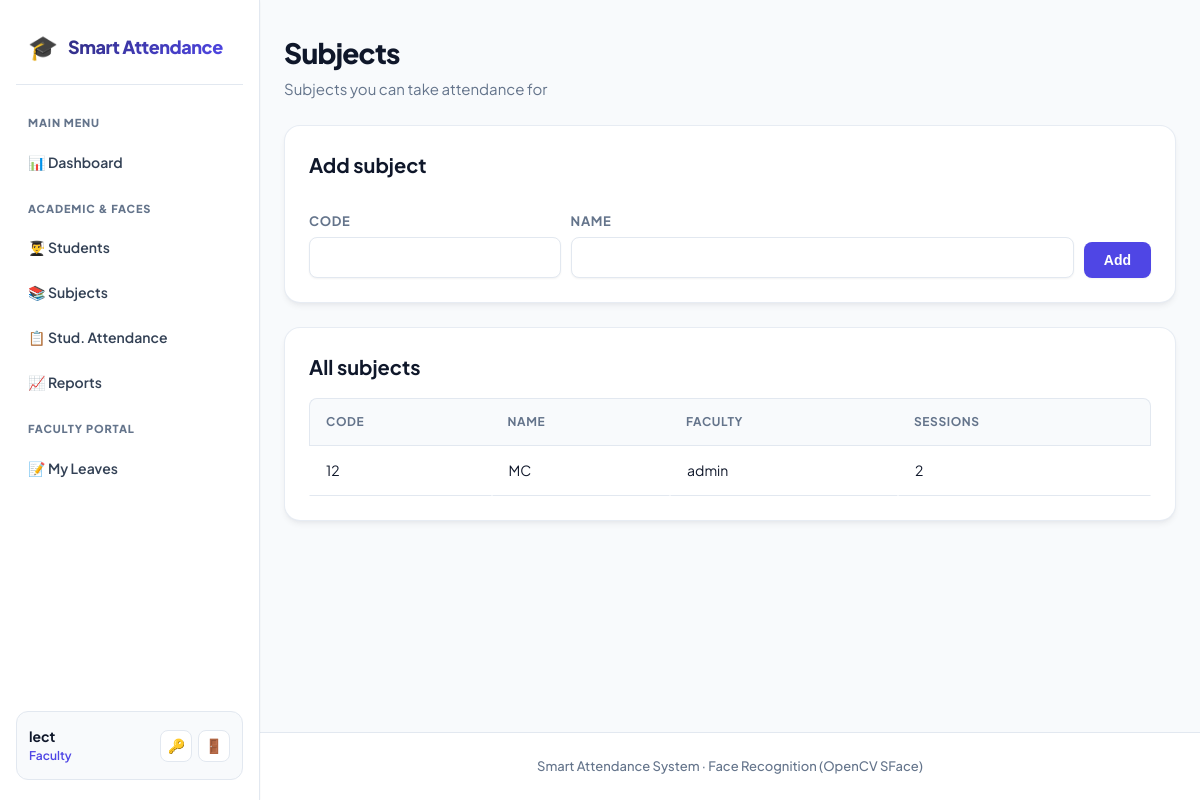
/attendance/subjects (signed in), run on an earlier commit of the app's database.
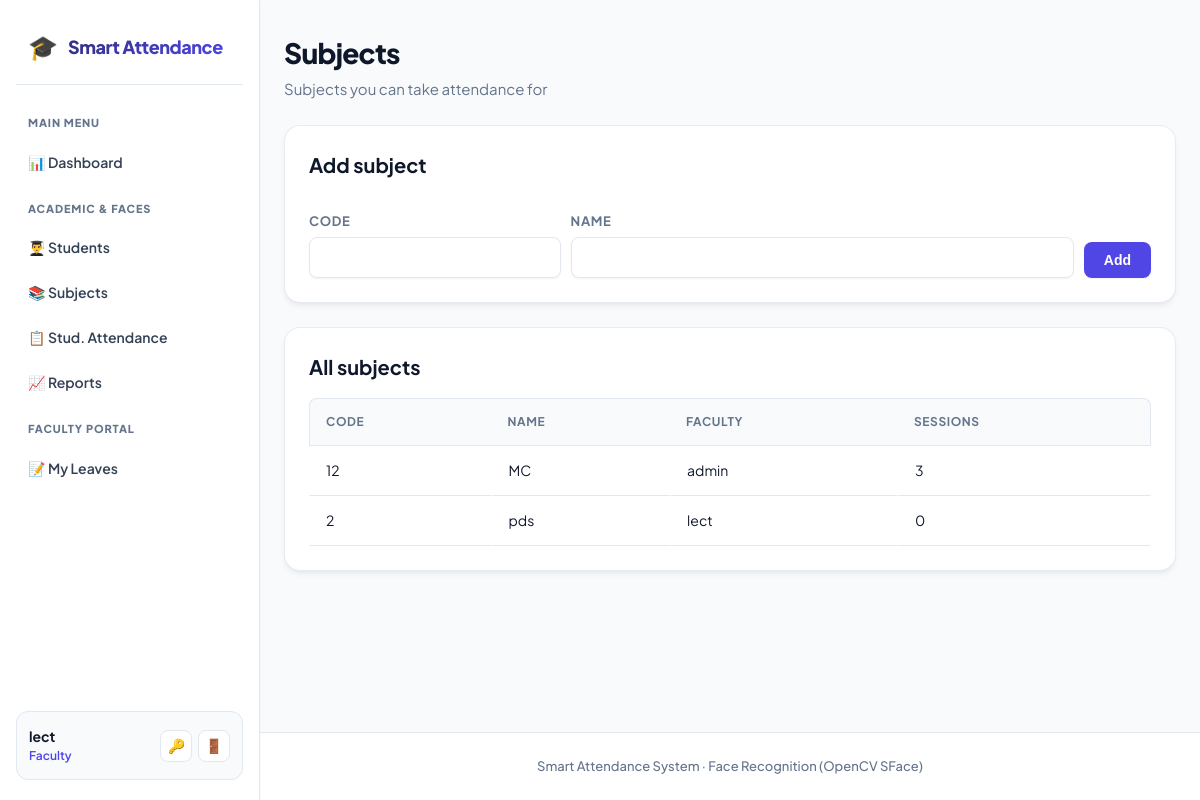
And on a later commit of the database.
### models.py (models this page shows, shortened)
class Subject(db.Model):
    __tablename__ = "subjects"
    id = db.Column(db.Integer, primary_key=True)
    code = db.Column(db.String(40), unique=True, nullable=False)
    name = db.Column(db.String(120), nullable=False)
    faculty_id = db.Column(db.Integer, db.ForeignKey("users.id"), nullable=True)
    faculty = db.relationship("User", foreign_keys=[faculty_id])
    sessions = db.relationship(
        "AttendanceSession", backref="subject", cascade="all, delete-orphan"
    )

class User(UserMixin, db.Model):
    __tablename__ = "users"
    id = db.Column(db.Integer, primary_key=True)
    username = db.Column(db.String(80), unique=True, nullable=False, index=True)
    email = db.Column(db.String(120), unique=True, nullable=False)
    password_hash = db.Column(db.String(255), nullable=False)
    role = db.Column(db.String(20), nullable=False, default=ROLE_STUDENT)
    created_at = db.Column(db.DateTime, default=datetime.utcnow)
    student_id = db.Column(db.Integer, db.ForeignKey("students.id"), nullable=True)
    student = db.relationship("Student", backref=db.backref("user", uselist=False))
    face_samples = db.relationship(
        "FaceSample", backref="user", cascade="all, delete-orphan"
    )

### blueprints/attendance.py (the view, shortened to what this page needs)
@attendance_bp.route("/subjects", methods=["GET", "POST"])
@login_required
@staff_required
def subjects():
    return render_template("attendance/subjects.html",
                           subjects=Subject.query.order_by(Subject.code).all())

### templates/attendance/subjects.html (shortened to what this page needs)
{% extends "base.html" %}
{% block content %}
<h1>Subjects</h1>
<p class="subtitle">Subjects you can take attendance for</p>
<div class="card">
  <h2>Add subject</h2>
  <form method="post" style="display:flex;gap:10px;align-items:flex-end;flex-wrap:wrap">
    <div style="flex:1;min-width:120px"><label>Code</label><input name="code" required></div>
    <div style="flex:2;min-width:160px"><label>Name</label><input name="name" required></div>
    <button class="btn" type="submit">Add</button>
  </form>
</div>
<div class="card">
  <h2>All subjects</h2>
  {% if subjects %}
  <table>
    <tr><th>Code</th><th>Name</th><th>Faculty</th><th>Sessions</th></tr>
    {% for s in subjects %}
    <tr>
      <td>{{ s.code }}</td>
      <td>{{ s.name }}</td>
      <td>{{ s.faculty.username if s.faculty else '—' }}</td>
      <td>{{ s.sessions|length }}</td>
    </tr>
    {% endfor %}
  </table>
  {% else %}
  <p class="muted">No subjects yet.</p>
  {% endif %}
</div>
{% endblock %}

What changed in the data, as far as the page shows it:
computed for Subject "MC": sessions|length "2" → "3"
added Subject: code "2", name "pds", faculty "lect", sessions|length "0"
